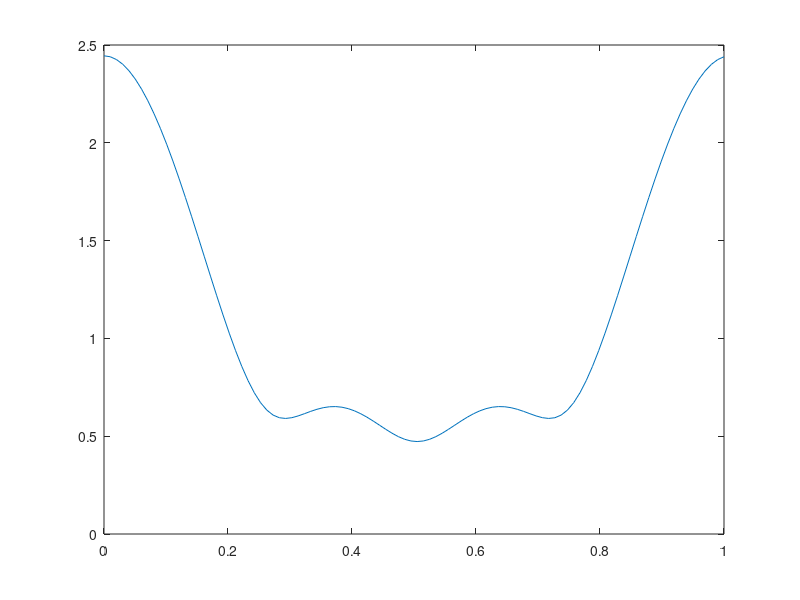

Write MATLAB code to recreate this figure.
f1 = 7/40;
f2 = 9/40; 
n = 0:0.1:0.4;

x = sin(2*pi*f1*n) + sin(2*pi*f2*n);

X = fft(x,100);

f = linspace(0, 1, length(X));

plot(f,abs(X));